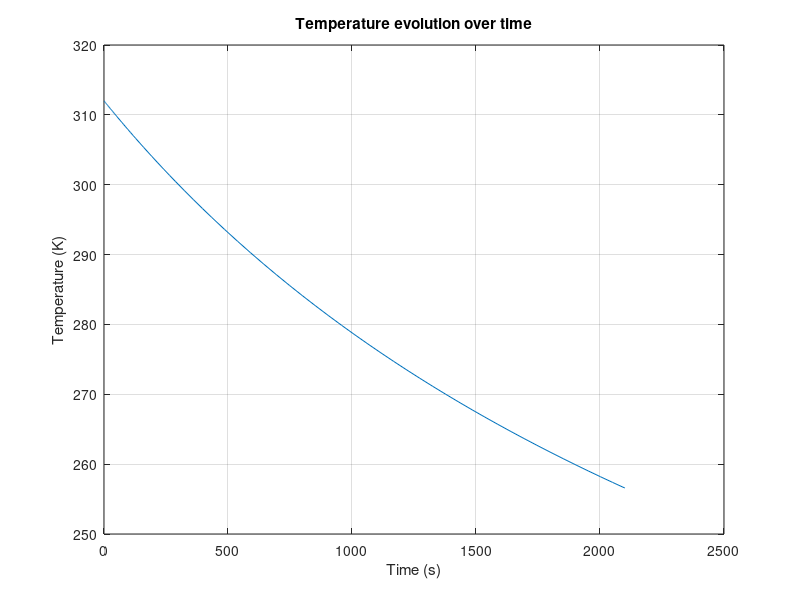

The MATLAB script that drew this image:
clc; close all; clear all;

% Definition of constants
m = 0.34; 
cp = 896;
eps = 0.825; 
A_s = 0.035;
sigma = 5.670367e-8;          % W/m2K4
TE = 191; % Ambient temperature in Kelvin
tau = (m*cp)/(4*eps*sigma*A_s*TE^3); % cooling constant
%tau = 3.95e4;

% Definition of the differential function
diff_eq = @(t, T) (TE^4 - T^4) / (4 * tau * TE^3);

% Definition of integration time
tspan = [0 2100]; %  Time interval from 0 to 2100 seconds

% Initial condition
T0 = 312; % Initial temperature in Kelvin

% Solving the differential equation
[t, T] = ode45(diff_eq, tspan, T0);

% Plot of the result
figure;
plot(t, T);
xlabel('Time (s)');
ylabel('Temperature (K)');
title('Temperature evolution over time');
grid on;